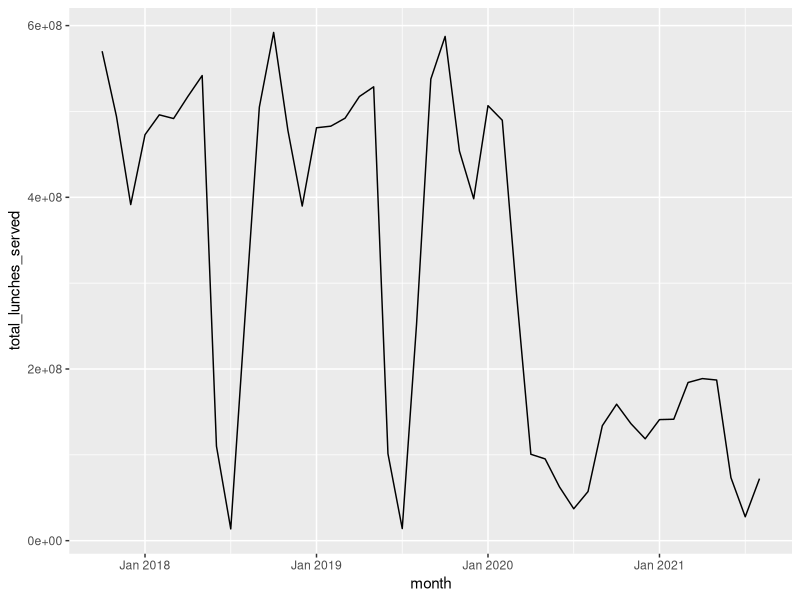

Reproduce this figure in R.
## ---- chunk 1
knitr::opts_chunk$set(echo = TRUE, warning = FALSE, message = FALSE)
## ---- chunk 2
library(here)
library(lubridate)
library(tidyverse)
library(zoo)
## ---- chunk 3
#read in the monthly lunch data 
usda_monthly <- read.csv(here("data", "usda_monthly_data_tidy.csv"))
## ---- chunk 4
#change first column name 
colnames(usda_monthly)[1] <- "month"

#delete the weird columns that got added between downloading the raw data to my 
#local computer and reading it to .Rmd
usda_monthly <- select(usda_monthly, -c("X", "X.1"))

#change last column name
colnames(usda_monthly)[9] <- "fiscal_year"
## ---- chunk 5
#remove percent signs from percent_free_of_total_lunches and 
#percent_reduced_price_of_total_lunches columns
usda_monthly <- usda_monthly %>% 
 mutate(percent_free_of_total_lunches = gsub('%','', percent_free_of_total_lunches)) %>% 
  mutate(percent_reduced_price_of_total_lunches = gsub('%','', percent_reduced_price_of_total_lunches)) %>% 
  mutate(month = gsub("-", " ", month))

#convert month column to class datetime from class character
usda_monthly <- usda_monthly %>% 
  mutate("month" = zoo::as.yearmon(month, "%y %b"))
## ---- chunk 6
#check class of all columns
lapply(usda_monthly, class)

#apply numeric to character columns
usda_monthly <- usda_monthly %>% 
  mutate_if(is.character, as.numeric)

#check to see if class conversion worked 
lapply(usda_monthly, class)
## ---- chunk 7
#plots 

ggplot(data = usda_monthly, aes(x = month, y = total_lunches_served)) +
  geom_line()
## ---- chunk 8
# df = usda_monthly[, c("month", "total_lunches_served")]
# 
# df = df %>% mutate(ma = slider::slide2_dbl(.x = month, .y = total_lunches_served, .f = mean, .before = 2, .after = 2, .complete = TRUE)
